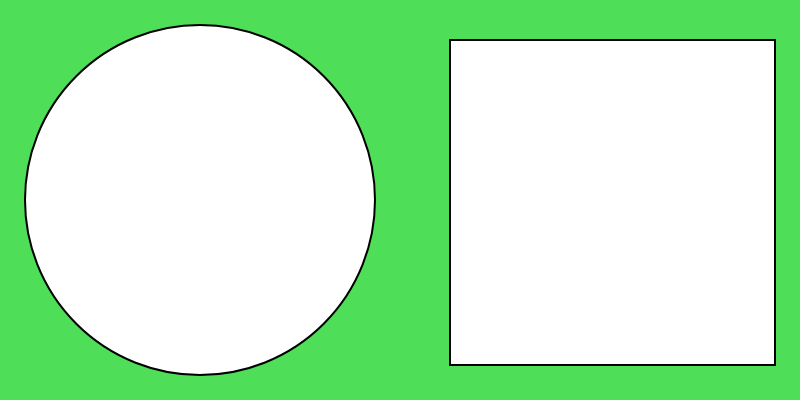
Frame 1 (no input)
Frame 60 (no input): identical to frame 1, image omitted
Frame 120 (the mouse pressed at the canvas centre since frame 60): identical to frame 1, image omitted

The p5.js sketch that drew this single still picture (run headless with seeded random() and noise() and a simulated clock; from frame 60 on, the mouse is pressed at the canvas centre):

// p5.js sketch
// ── sketch.js
function setup() {
    createCanvas(800, 400);
  }
  
  function draw() {
    background(78, 222, 87);
    strokeWeight(2);
    circle(200,200,350);
    square(450,40,325);
  }
